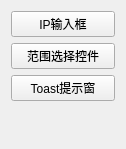
<?xml version="1.0" encoding="UTF-8"?>
<ui version="4.0">
 <class>Widget</class>
 <widget class="QWidget" name="Widget">
  <property name="geometry">
   <rect>
    <x>0</x>
    <y>0</y>
    <width>126</width>
    <height>149</height>
   </rect>
  </property>
  <property name="windowTitle">
   <string>Widget</string>
  </property>
  <layout class="QVBoxLayout" name="verticalLayout">
   <item>
    <widget class="QPushButton" name="pushButton_showIPAddressWidget">
     <property name="text">
      <string>IP输入框</string>
     </property>
    </widget>
   </item>
   <item>
    <widget class="QPushButton" name="pushButton_ShowRangeSelectWidget">
     <property name="text">
      <string>范围选择控件</string>
     </property>
    </widget>
   </item>
   <item>
    <widget class="QPushButton" name="pushButton_ShowToast">
     <property name="text">
      <string>Toast提示窗</string>
     </property>
    </widget>
   </item>
   <item>
    <spacer name="verticalSpacer">
     <property name="orientation">
      <enum>Qt::Vertical</enum>
     </property>
     <property name="sizeHint" stdset="0">
      <size>
       <width>20</width>
       <height>40</height>
      </size>
     </property>
    </spacer>
   </item>
  </layout>
 </widget>
 <layoutdefault spacing="6" margin="11"/>
 <resources/>
 <connections/>
</ui>
